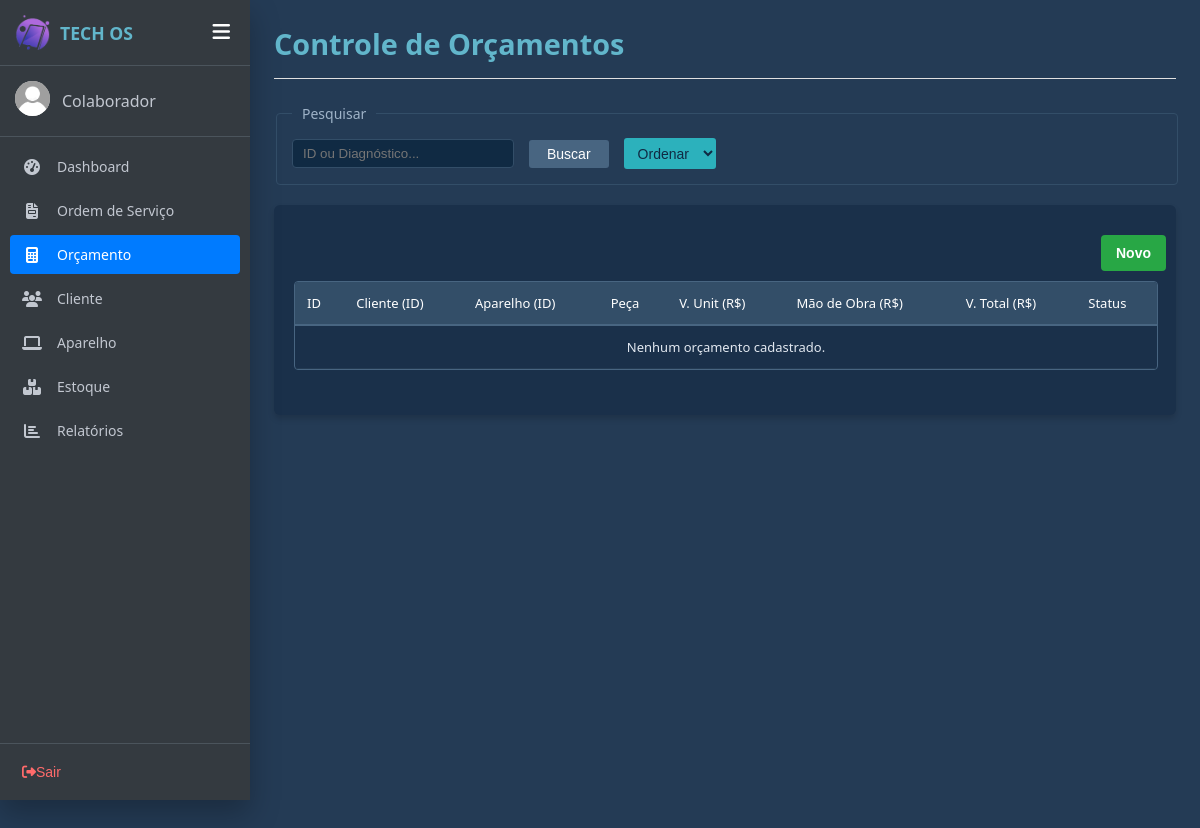
/orcamentos.php, run on an earlier commit of the app's database.
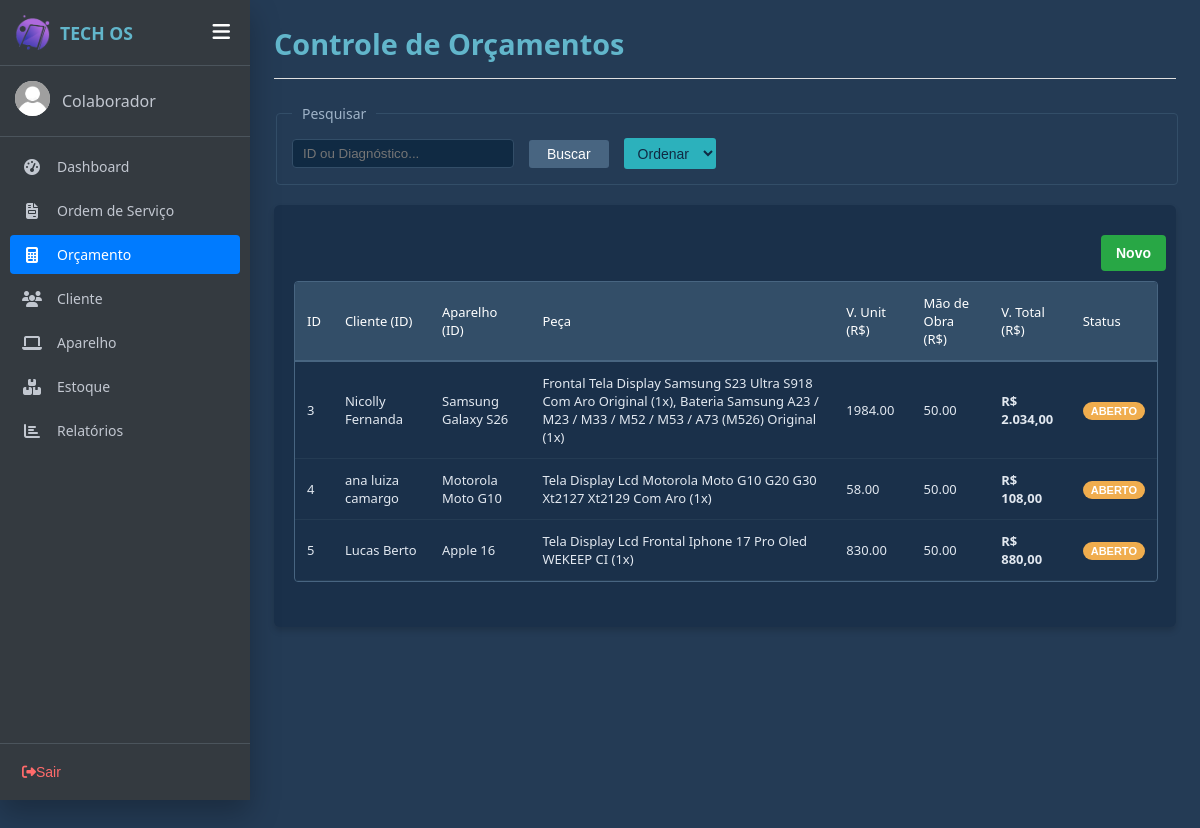
And on a later commit of the database.
### tables this page shows
CREATE TABLE `orcamento` (
  `idOrcamento` int(11) NOT NULL COMMENT 'Chave primária de identificação do orçamento',
  `diagnostico` varchar(255) DEFAULT NULL COMMENT 'Avaliação técnica inicial, defeito constatado ou parecer profissional sobre o problema',
  `peca` varchar(255) DEFAULT NULL COMMENT 'Descrição das peças principais necessárias',
  `valorUni` decimal(10,2) DEFAULT 0.00 COMMENT 'Valor unitário associado(subtotal das peças)',
  `maoObra` decimal(10,2) DEFAULT 0.00 COMMENT 'Valor cobrado pelo serviço',
  `valorTotal` decimal(10,2) DEFAULT 0.00 COMMENT 'Valor total do orçamento',
  `status` varchar(50) DEFAULT 'aberto' COMMENT 'Situação atual do orçamento(aberto,aprovado, reprovado, finalizado).',
  `OS_idOS` int(11) DEFAULT NULL COMMENT 'Chave estrangeira.Vincula este orçamento à Ordem de Serviço correspondente, se houver.',
  `Cliente_idCliente` int(11) NOT NULL COMMENT 'Chave estrangeira. Identifica o cliente que solicitou o orçamento',
  `Aparelho_idAparelho` int(11) NOT NULL COMMENT 'Chave estrangeira. Vincula o orçamento ao aparelho que passará pelo serviço',
  `dataOrcamento` datetime DEFAULT current_timestamp() COMMENT 'Data e hora de criação ou registro do orçamento no sistema'
);

### orcamentos.php (the view, shortened to what the changed rows need)
<!DOCTYPE html>
<html lang="pt-BR">
<head>
    <link rel="stylesheet" href="css/style_geral.css">
    <link rel="stylesheet" href="css/style_orcamento.css">
</head>
<body>
    <?php include('sidebar.php'); ?>
    <div class="page-content">
        <div class="os-header">
            <div>
                <h2>Controle de Orçamentos</h2>
            </div>
        </div>
        <div class="section-card">
            <div class="table-container">
                <table class="os-table" id="orcamentoTable">
                    <thead>
                        <tr>
                            <th>ID</th>
                            <th>Cliente (ID)</th>
                            <th>Aparelho (ID)</th>
                            <th>Peça</th>
                            <th>V. Unit (R$)</th>
                            <th>Mão de Obra (R$)</th>
                            <th>V. Total (R$)</th>
                            <th>Status</th>
                        </tr>
                    </thead>
                    <tbody>
                        <?php echo listarOrcamentos(); ?>
                    </tbody>
                </table>
            </div>
        </div>
    </div>
</body>
</html>

### php/funcaoOrcamento.php (shortened to what the changed rows need)
<?php
function listarOrcamentos(){
    $html = "";
    $sql = "SELECT o.idOrcamento,
                   COALESCE(c.nomeCliente, 'Cliente não encontrado') AS nomeCliente,
                   COALESCE(m.nomeMarca, 'S/ Marca') AS nomeMarca,
                   COALESCE(mo.nomeModelo, 'S/ Modelo') AS nomeModelo,
                   o.peca, o.valorUni, o.maoObra, o.valorTotal, o.status, o.diagnostico,
                   o.Cliente_idCliente, o.Aparelho_idAparelho
            FROM orcamento o
            LEFT JOIN clientes c ON o.Cliente_idCliente = c.idCliente
            LEFT JOIN aparelho a ON o.Aparelho_idAparelho = a.idAparelho
            LEFT JOIN modelo mo ON a.Modelo_idModelo = mo.idModelo
            LEFT JOIN marca m ON mo.Marca_idMarca = m.idMarca";
    include("includes/conexao.php");
    $result = mysqli_query($conn, $sql);
    if($result && mysqli_num_rows($result) > 0){
        foreach($result as $coluna){
            $statusFormatado = ucfirst($coluna['status']);
            $classeBadge = 'badge-aberto';
            if(strtolower($coluna['status']) == 'aberto') $classeBadge = 'badge-aberto';
            $idO = $coluna['idOrcamento'];
            $pecasResult = mysqli_query($conn, "SELECT peca, quantidade FROM orcamento_peca WHERE Orcamento_idOrcamento = $idO");
            $listaPecas = [];
            if ($pecasResult) {
                while($p = mysqli_fetch_assoc($pecasResult)){
                    $listaPecas[] = $p['peca'] . " (" . $p['quantidade'] . "x)";
                }
            }
            $txtPecas = count($listaPecas) > 0 ? implode(", ", $listaPecas) : "Sem peças vinculadas";
            $nomeAparelho = trim($coluna['nomeMarca'] . " " . $coluna['nomeModelo']);
            $html .= "<tr class='orcamento-row' style='cursor: pointer;'
                        data-id='".$coluna['idOrcamento']."'
                        data-cliente='".htmlspecialchars($coluna['nomeCliente'], ENT_QUOTES, 'UTF-8')."'
                        data-cliente-id='".$coluna['Cliente_idCliente']."'
                        data-aparelho-id='".$coluna['Aparelho_idAparelho']."'
                        data-aparelho='".htmlspecialchars($nomeAparelho, ENT_QUOTES, 'UTF-8')."'
                        data-diagnostico='".htmlspecialchars($coluna['diagnostico'] ?? '', ENT_QUOTES, 'UTF-8')."'
                        data-pecas='".htmlspecialchars($txtPecas, ENT_QUOTES, 'UTF-8')."'
                        data-mao-obra='".$coluna['maoObra']."'
                        data-total='".$coluna['valorTotal']."'
                        data-status='".ucfirst($coluna['status'])."'>
                    <td>".$coluna['idOrcamento']."</td>
                    <td>".htmlspecialchars($coluna['nomeCliente'], ENT_QUOTES, 'UTF-8')."</td>
                    <td>".htmlspecialchars($nomeAparelho, ENT_QUOTES, 'UTF-8')."</td>
                    <td>".htmlspecialchars($txtPecas, ENT_QUOTES, 'UTF-8')."</td>
                    <td>".$coluna['valorUni']."</td>
                    <td>".$coluna['maoObra']."</td>
                    <td><strong>R$ ".number_format($coluna['valorTotal'], 2, ',', '.')."</strong></td>
                    <td>";
            if (strtolower($coluna['status']) == 'aberto') {
                $html .= "<button type='button' class='badge badge-aberto' onclick='abrirModalStatus(".$coluna['idOrcamento'].")' style='cursor:pointer; border: none;'>Aberto</button>";
            } else {
                $html .= "<span class='badge ".$classeBadge."'>".$statusFormatado."</span>";
            }
            $html .= "</td></tr>";
        }
    } else {
        $html .= "<tr><td colspan='8' style='text-align:center;'>Nenhum orçamento cadastrado.</td></tr>";
    }
    return $html;
}
?>

What changed in the data, as far as the page shows it:
added orcamento: idOrcamento "3", nomeCliente "Nicolly Fernanda", nomeAparelho "Samsung Galaxy S26", txtPecas "Frontal Tela Display Samsung S23 Ultra S918 Com Aro Original (1x), Bateria Samsung A23 / M23 / M33 / M52 / M53 / A73 (M526) Original (1x)", valorUni "1984.00", maoObra "50.00", valorTotal "2.034,00"
added orcamento: idOrcamento "4", nomeCliente "ana luiza camargo", nomeAparelho "Motorola Moto G10", txtPecas "Tela Display Lcd Motorola Moto G10 G20 G30 Xt2127 Xt2129 Com Aro (1x)", valorUni "58.00", maoObra "50.00", valorTotal "108,00"
added orcamento: idOrcamento "5", nomeCliente "Lucas Berto", nomeAparelho "Apple 16", txtPecas "Tela Display Lcd Frontal Iphone 17 Pro Oled WEKEEP CI (1x)", valorUni "830.00", maoObra "50.00", valorTotal "880,00"
Also different on the page:
text no longer shown: "Nenhum orçamento cadastrado."
